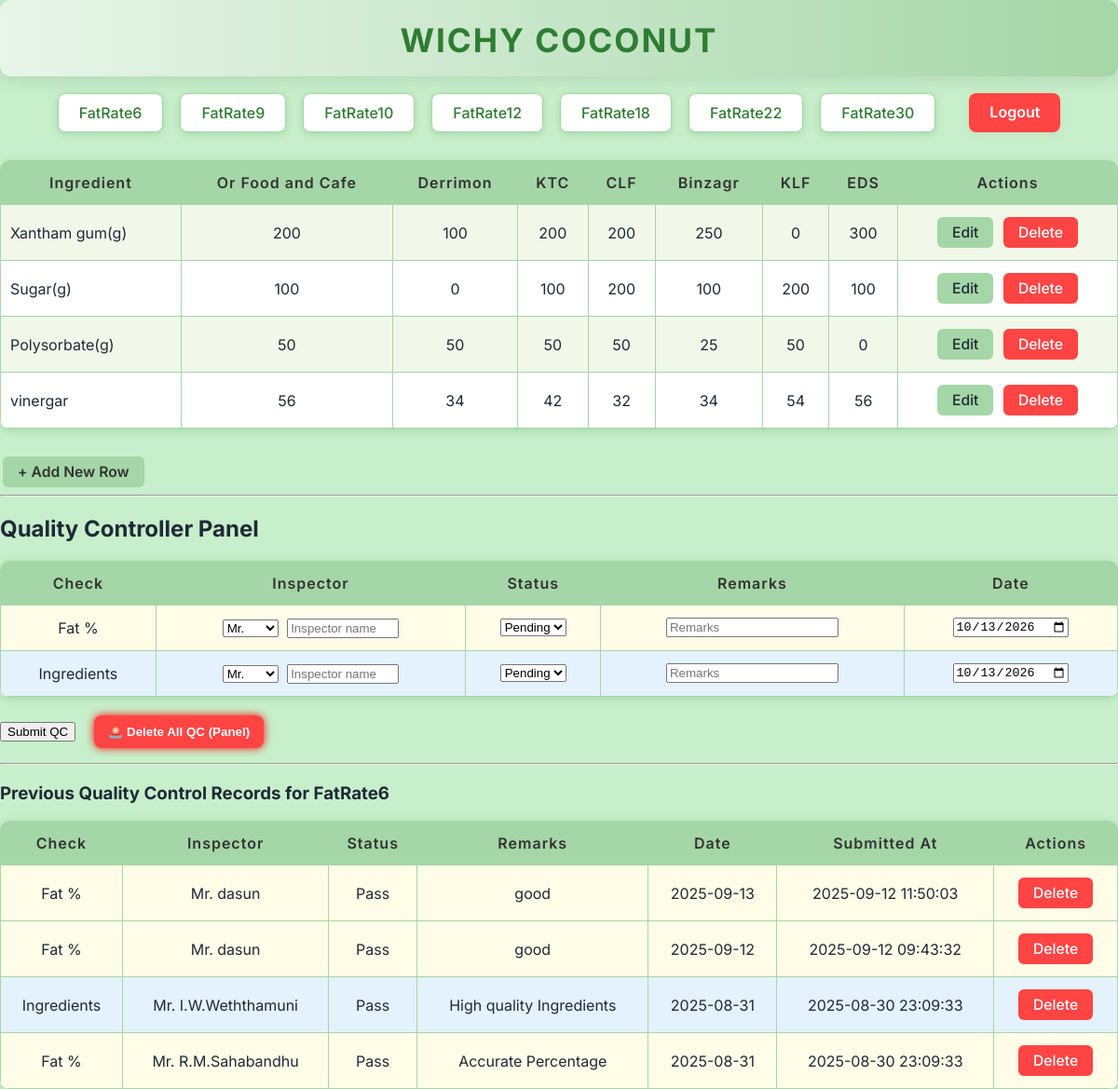
/employee/display_wichy_coconut.php, run on the app's committed database.
### tables this page shows
CREATE TABLE `fatrate6` (
  `Ingredient` varchar(50) DEFAULT NULL,
  `Or_Food_and_Cafe` int(11) DEFAULT NULL,
  `Derrimon` int(11) DEFAULT NULL,
  `KTC` int(11) DEFAULT NULL,
  `CLF` int(11) DEFAULT NULL,
  `Binzagr` int(11) DEFAULT NULL,
  `KLF` int(11) DEFAULT NULL,
  `EDS` int(11) DEFAULT NULL
);

CREATE TABLE `quality_control` (
  `id` int(11) NOT NULL AUTO_INCREMENT,
  `table_name` varchar(50) NOT NULL,
  `check_type` varchar(50) NOT NULL,
  `inspector` varchar(100) DEFAULT NULL,
  `status` varchar(20) DEFAULT NULL,
  `remarks` text DEFAULT NULL,
  `qc_date` date DEFAULT NULL,
  `created_at` timestamp NOT NULL DEFAULT current_timestamp(),
  `added_via_panel` tinyint(1) DEFAULT 0,
  PRIMARY KEY (`id`)
);

### employee/tables.php (called while the page is built, shortened)
<?php
$ALLOWED_TABLES = ["FatRate6", "FatRate9", "FatRate10", "FatRate12", "FatRate18", "FatRate22", "FatRate30"];
?>

### employee/display_wichy_coconut.php (the view, shortened to what this page needs)
<?php
include "db_connect.php";
include "tables.php";
echo "<link rel='stylesheet' href='../global.css'>";
echo "<link rel='stylesheet' href='style.css'>";
echo "<div class='company-header'>
    WICHY COCONUT
</div>";
$table = $_GET['table'] ?? 'FatRate6';
echo "<div class='navbar'>";
foreach ($ALLOWED_TABLES as $t) {
    echo "<a href='?table=$t' class='nav-btn'>$t</a>";
}
echo "<a href='../logout.php' class='logout-btn'>Logout</a>";
echo "</div>";
$sql = "SELECT * FROM `$table`";
$result = $conn->query($sql);
if ($result && $result->num_rows > 0) {
    echo "<table>";
    $fields = $result->fetch_fields();
    echo "<tr>";
    foreach ($fields as $f) {
        $colName = $f->name;
        if ($colName == "CoconutCompany") $colName = "Coconut Company";
        elseif ($colName == "Or_Food_and_Cafe") $colName = "Or Food and Cafe";
        echo "<th>$colName</th>";
    }
    echo "<th>Actions</th>";
    echo "</tr>";
    $leftAlignCols = ['Ingredient', 'Sugar_g', 'Polysorbate_g'];
    while ($row = $result->fetch_assoc()) {
        echo "<tr>";
        foreach ($row as $key => $val) {
            $class = in_array($key, $leftAlignCols) ? 'left-align' : '';
            echo "<td class='$class'>".htmlspecialchars($val)."</td>";
        }
        $ing = urlencode($row['Ingredient']);
        echo "<td>
            <a href='row_form.php?table=$table&ingredient=$ing' class='btn-edit'>Edit</a>
            <a href='delete.php?table=$table&ingredient=$ing' class='btn-delete' onclick=\"return confirm('Delete this row?');\">Delete</a>
        </td>";
        echo "</tr>";
    }
    echo "</table>";
    echo "<br><a href='row_form.php?table=$table' class='add-btn'>+ Add New Row</a>";
} else {
    echo "<p>No data in $table</p>";
}
echo "<hr><h2>Quality Controller Panel</h2>";
echo "<form method='POST' action='qc_process.php'>";
echo "<table>
<tr><th>Check</th><th>Inspector</th><th>Status</th><th>Remarks</th><th>Date</th></tr>";
echo "<tr class='fat-row'>
  <td>Fat %</td>
  <td>
    <select name='inspector_title[Fat %]' style='width: 60px; margin-right: 5px;'>
      <option value='Mr.'>Mr.</option>
      <option value='Mrs.'>Mrs.</option>
    </select>
    <input type='text' name='inspector[Fat %]' placeholder='Inspector name' style='width: 120px;'>
  </td>
  <td>
    <select name='status[Fat %]'>
      <option>Pending</option>
      <option>Pass</option>
      <option>Fail</option>
    </select>
  </td>
  <td><input type='text' name='remarks[Fat %]' placeholder='Remarks'></td>
  <td><input type='date' name='qc_date[Fat %]' value='".date("Y-m-d")."'></td>
</tr>";
echo "<tr class='ingredients-row'>
  <td>Ingredients</td>
  <td>
    <select name='inspector_title[Ingredients]' style='width: 60px; margin-right: 5px;'>
      <option value='Mr.'>Mr.</option>
      <option value='Mrs.'>Mrs.</option>
    </select>
    <input type='text' name='inspector[Ingredients]' placeholder='Inspector name' style='width: 120px;'>
  </td>
  <td>
    <select name='status[Ingredients]'>
      <option>Pending</option>
      <option>Pass</option>
      <option>Fail</option>
    </select>
  </td>
  <td><input type='text' name='remarks[Ingredients]' placeholder='Remarks'></td>
  <td><input type='date' name='qc_date[Ingredients]' value='".date("Y-m-d")."'></td>
</tr>";
echo "</table><br>";
echo "<button type='submit'>Submit QC</button> ";
echo "<button
    type='button'
    onclick=\"confirmDeleteAll('$table')\"
    style='background-color:#ff4444; color:white; font-weight:bold; padding:10px 15px; border:none; border-radius:8px; cursor:pointer; box-shadow:0 0 10px red; margin-left:15px;'>
    🚨 Delete All QC (Panel)
</button>";
echo "</form>";
echo "<hr><h3>Previous Quality Control Records for $table</h3>";
$sql_qc = "SELECT * FROM `quality_control` WHERE `table_name` = '$table' ORDER BY qc_date DESC, id DESC";
$res_qc = $conn->query($sql_qc);
if ($res_qc && $res_qc->num_rows > 0) {
    echo "<table>
    <tr>
        <th>Check</th>
        <th>Inspector</th>
        <th>Status</th>
        <th>Remarks</th>
        <th>Date</th>
        <th>Submitted At</th>
        <th>Actions</th>
    </tr>";
    while ($row = $res_qc->fetch_assoc()) {
        $id = $row['id'];
        $class = $row['check_type'] === 'Fat %' ? 'fat-row' : 'ingredients-row';
        echo "<tr class='$class'>
            <td>".htmlspecialchars($row['check_type'])."</td>
            <td>Mr. ".htmlspecialchars($row['inspector'])."</td>
            <td>".htmlspecialchars($row['status'])."</td>
            <td>".htmlspecialchars($row['remarks'])."</td>
            <td>".htmlspecialchars($row['qc_date'])."</td>
            <td>".htmlspecialchars($row['created_at'])."</td>
            <td>
                <a href='qc_delete.php?id=$id' class='btn-delete' onclick=\"return confirm('Delete this QC record?');\">Delete</a>
            </td>
        </tr>";
    }
    echo "</table>";
} else {
    echo "<p>No Quality Control records found for $table.</p>";
}
?>

### employee/display_wichy_coconut.php (style rules this page uses)
.company-header { text-align: center; padding: 22px 10px 18px 10px; background: linear-gradient(90deg, #e8f5e9 0%, var(--color-main-green) 100%); color: var(--color-dark-green-text); font-size: 2.2rem; font-weight: 700; letter-spacing: 2px; box-shadow: 0 4px 18px rgba(0,0,0,0.10); margin-bottom: 18px; border-radius: 12px; }
.navbar { display: flex; justify-content: center; gap: 18px; margin-bottom: 24px; flex-wrap: wrap; }
.nav-btn, .logout-btn { background: #fff; color: var(--color-dark-green-text); border: 1.5px solid var(--color-main-green); border-radius: 8px; padding: 10px 22px; font-size: 1rem; font-weight: 500; text-decoration: none; margin-bottom: 6px; transition: background 0.2s, color 0.2s, box-shadow 0.2s; box-shadow: 0 2px 8px var(--color-main-green, #A5D6A7); }
.logout-btn { background: #ff4444; color: #fff; border: none; margin-left: 18px; font-weight: 600; box-shadow: 0 2px 8px #ff44441a; }
table { width: 100%; border-collapse: collapse; margin-top: 18px; background: #fff; border-radius: 10px; overflow: hidden; box-shadow: 0 2px 10px var(--color-main-green, #A5D6A7); }
th, td { border: 1px solid var(--color-main-green); padding: 13px 10px; text-align: center; font-size: 1rem; }
th { background: var(--color-main-green); color: var(--color-dark-btn); font-weight: 600; letter-spacing: 1px; }
tr:nth-child(even) { background-color: var(--color-bg-light-card); }
.btn-edit, .btn-delete, .add-btn { display: inline-block; padding: 7px 16px; border-radius: 6px; font-size: 0.98rem; font-weight: 500; text-decoration: none; margin: 0 3px; transition: background 0.2s, color 0.2s; }
.btn-edit { background: var(--color-main-green); color: var(--color-gray-800); border: none; }
.btn-delete { background: #ff4444; color: #fff; border: none; }
.add-btn { background: var(--color-main-green); color: var(--color-dark-btn); border: none; margin-top: 10px; font-weight: 600; }
.fat-row { background: #fffde7 !important; }
.ingredients-row { background: #e3f2fd !important; }
.left-align { text-align: left !important; }

### data on the page
fatrate6: Ingredient "Xantham gum(g)", Or_Food_and_Cafe "200", Derrimon "100", KTC "200", CLF "200", Binzagr "250", KLF "0", EDS "300"
fatrate6: Ingredient "Sugar(g)", Or_Food_and_Cafe "100", Derrimon "0", KTC "100", CLF "200", Binzagr "100", KLF "200", EDS "100"
fatrate6: Ingredient "Polysorbate(g)", Or_Food_and_Cafe "50", Derrimon "50", KTC "50", CLF "50", Binzagr "25", KLF "50", EDS "0"
fatrate6: Ingredient "vinergar", Or_Food_and_Cafe "56", Derrimon "34", KTC "42", CLF "32", Binzagr "34", KLF "54", EDS "56"
quality_control: check_type "Fat %", inspector "dasun", status "Pass", remarks "good", qc_date "2025-09-13", created_at "2025-09-12 11:50:03"
quality_control: check_type "Fat %", inspector "dasun", status "Pass", remarks "good", qc_date "2025-09-12", created_at "2025-09-12 09:43:32"
quality_control: check_type "Ingredients", inspector "I.W.Weththamuni", status "Pass", remarks "High quality Ingredients", qc_date "2025-08-31", created_at "2025-08-30 23:09:33"
quality_control: check_type "Fat %", inspector "R.M.Sahabandhu", status "Pass", remarks "Accurate Percentage", qc_date "2025-08-31", created_at "2025-08-30 23:09:33"

### other printed values
$t "FatRate6"
$t "FatRate9"
$t "FatRate10"
$t "FatRate12"
$t "FatRate18"
$t "FatRate22"
$t "FatRate30"
$colName "Ingredient"
$colName "Or Food and Cafe"
$colName "Derrimon"
$colName "KTC"
$colName "CLF"
$colName "Binzagr"
$colName "KLF"
$colName "EDS"
